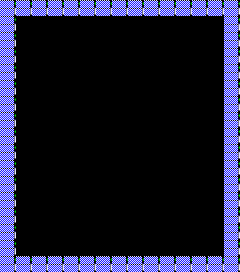

Below is a game level as drawn by its tile map, then a one-line description and the .tmx file that defines it, in full:
An orthogonal 15x17 tile map with 16x16 px tiles, 1 tile layer (Capa Bordes).

<map version="1.0" orientation="orthogonal" renderorder="right-down" width="15" height="17" tilewidth="16" tileheight="16" nextobjectid="1">
 <tileset firstgid="1" name="spriteshite2" tilewidth="16" tileheight="16" tilecount="45">
  <image source="resources/spriteshite2.png" width="720" height="16" />
 </tileset>
 <layer name="Capa Bordes" width="15" height="17">
  <data>
   <tile gid="5" />
   <tile gid="5" />
   <tile gid="5" />
   <tile gid="5" />
   <tile gid="5" />
   <tile gid="5" />
   <tile gid="5" />
   <tile gid="5" />
   <tile gid="5" />
   <tile gid="5" />
   <tile gid="5" />
   <tile gid="5" />
   <tile gid="5" />
   <tile gid="5" />
   <tile gid="5" />
   <tile gid="5" />
   <tile gid="0" />
   <tile gid="0" />
   <tile gid="0" />
   <tile gid="0" />
   <tile gid="0" />
   <tile gid="0" />
   <tile gid="0" />
   <tile gid="0" />
   <tile gid="0" />
   <tile gid="0" />
   <tile gid="0" />
   <tile gid="0" />
   <tile gid="0" />
   <tile gid="5" />
   <tile gid="5" />
   <tile gid="0" />
   <tile gid="0" />
   <tile gid="0" />
   <tile gid="0" />
   <tile gid="0" />
   <tile gid="0" />
   <tile gid="0" />
   <tile gid="0" />
   <tile gid="0" />
   <tile gid="0" />
   <tile gid="0" />
   <tile gid="0" />
   <tile gid="0" />
   <tile gid="5" />
   <tile gid="5" />
   <tile gid="0" />
   <tile gid="0" />
   <tile gid="0" />
   <tile gid="0" />
   <tile gid="0" />
   <tile gid="0" />
   <tile gid="0" />
   <tile gid="0" />
   <tile gid="0" />
   <tile gid="0" />
   <tile gid="0" />
   <tile gid="0" />
   <tile gid="0" />
   <tile gid="5" />
   <tile gid="5" />
   <tile gid="0" />
   <tile gid="0" />
   <tile gid="0" />
   <tile gid="0" />
   <tile gid="0" />
   <tile gid="0" />
   <tile gid="0" />
   <tile gid="0" />
   <tile gid="0" />
   <tile gid="0" />
   <tile gid="0" />
   <tile gid="0" />
   <tile gid="0" />
   <tile gid="5" />
   <tile gid="5" />
   <tile gid="0" />
   <tile gid="0" />
   <tile gid="0" />
   <tile gid="0" />
   <tile gid="0" />
   <tile gid="0" />
   <tile gid="0" />
   <tile gid="0" />
   <tile gid="0" />
   <tile gid="0" />
   <tile gid="0" />
   <tile gid="0" />
   <tile gid="0" />
   <tile gid="5" />
   <tile gid="5" />
   <tile gid="0" />
   <tile gid="0" />
   <tile gid="0" />
   <tile gid="0" />
   <tile gid="0" />
   <tile gid="0" />
   <tile gid="0" />
   <tile gid="0" />
   <tile gid="0" />
   <tile gid="0" />
   <tile gid="0" />
   <tile gid="0" />
   <tile gid="0" />
   <tile gid="5" />
   <tile gid="5" />
   <tile gid="0" />
   <tile gid="0" />
   <tile gid="0" />
   <tile gid="0" />
   <tile gid="0" />
   <tile gid="0" />
   <tile gid="0" />
   <tile gid="0" />
   <tile gid="0" />
   <tile gid="0" />
   <tile gid="0" />
   <tile gid="0" />
   <tile gid="0" />
   <tile gid="5" />
   <tile gid="5" />
   <tile gid="0" />
   <tile gid="0" />
   <tile gid="0" />
   <tile gid="0" />
   <tile gid="0" />
   <tile gid="0" />
   <tile gid="0" />
   <tile gid="0" />
   <tile gid="0" />
   <tile gid="0" />
   <tile gid="0" />
   <tile gid="0" />
   <tile gid="0" />
   <tile gid="5" />
   <tile gid="5" />
   <tile gid="0" />
   <tile gid="0" />
   <tile gid="0" />
   <tile gid="0" />
   <tile gid="0" />
   <tile gid="0" />
   <tile gid="0" />
   <tile gid="0" />
   <tile gid="0" />
   <tile gid="0" />
   <tile gid="0" />
   <tile gid="0" />
   <tile gid="0" />
   <tile gid="5" />
   <tile gid="5" />
   <tile gid="0" />
   <tile gid="0" />
   <tile gid="0" />
   <tile gid="0" />
   <tile gid="0" />
   <tile gid="0" />
   <tile gid="0" />
   <tile gid="0" />
   <tile gid="0" />
   <tile gid="0" />
   <tile gid="0" />
   <tile gid="0" />
   <tile gid="0" />
   <tile gid="5" />
   <tile gid="5" />
   <tile gid="0" />
   <tile gid="0" />
   <tile gid="0" />
   <tile gid="0" />
   <tile gid="0" />
   <tile gid="0" />
   <tile gid="0" />
   <tile gid="0" />
   <tile gid="0" />
   <tile gid="0" />
   <tile gid="0" />
   <tile gid="0" />
   <tile gid="0" />
   <tile gid="5" />
   <tile gid="5" />
   <tile gid="0" />
   <tile gid="0" />
   <tile gid="0" />
   <tile gid="0" />
   <tile gid="0" />
   <tile gid="0" />
   <tile gid="0" />
   <tile gid="0" />
   <tile gid="0" />
   <tile gid="0" />
   <tile gid="0" />
   <tile gid="0" />
   <tile gid="0" />
   <tile gid="5" />
   <tile gid="5" />
   <tile gid="0" />
   <tile gid="0" />
   <tile gid="0" />
   <tile gid="0" />
   <tile gid="0" />
   <tile gid="0" />
   <tile gid="0" />
   <tile gid="0" />
   <tile gid="0" />
   <tile gid="0" />
   <tile gid="0" />
   <tile gid="0" />
   <tile gid="0" />
   <tile gid="5" />
   <tile gid="5" />
   <tile gid="0" />
   <tile gid="0" />
   <tile gid="0" />
   <tile gid="0" />
   <tile gid="0" />
   <tile gid="0" />
   <tile gid="0" />
   <tile gid="0" />
   <tile gid="0" />
   <tile gid="0" />
   <tile gid="0" />
   <tile gid="0" />
   <tile gid="0" />
   <tile gid="5" />
   <tile gid="5" />
   <tile gid="0" />
   <tile gid="0" />
   <tile gid="0" />
   <tile gid="0" />
   <tile gid="0" />
   <tile gid="0" />
   <tile gid="0" />
   <tile gid="0" />
   <tile gid="0" />
   <tile gid="0" />
   <tile gid="0" />
   <tile gid="0" />
   <tile gid="0" />
   <tile gid="5" />
   <tile gid="5" />
   <tile gid="5" />
   <tile gid="5" />
   <tile gid="5" />
   <tile gid="5" />
   <tile gid="5" />
   <tile gid="5" />
   <tile gid="5" />
   <tile gid="5" />
   <tile gid="5" />
   <tile gid="5" />
   <tile gid="5" />
   <tile gid="5" />
   <tile gid="5" />
   <tile gid="5" />
  </data>
 </layer>
</map>
